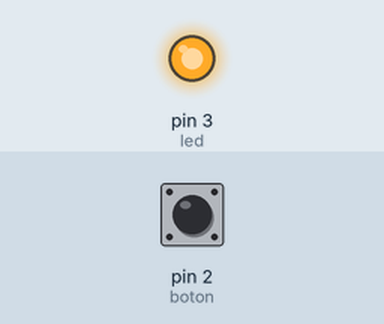
A sketch run on a simulated Arduino Uno, built with avr-gcc and run on an emulated ATmega328P. Parts: output pins drawn as LEDs (lit = HIGH). The inputs (shaded band) are chosen by the test bench; at power-on: pin 2 (boton) LOW.

Above: at 1.2 s.
1.3 s: pin 2 (boton) pulled HIGH for 0.15 s
At 1.37 s:
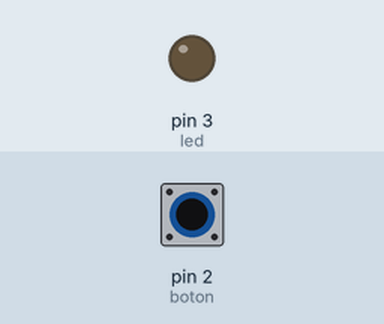
2.9 s: pin 2 (boton) pulled HIGH for 3.2 s
At 6.9 s:
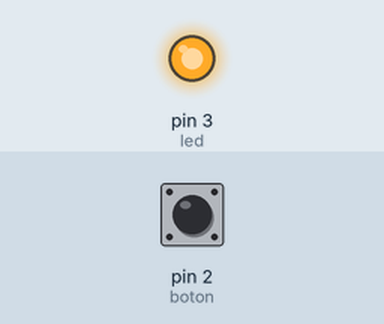
Timing chart, 0 to 8.4 s (numbered marks = the images above; inputs shaded):
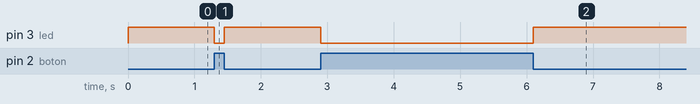

The sketch:

Codigo.ino
```cpp
int boton = 2;
int led = 3;

void setup() {
  pinMode(boton, INPUT);
  pinMode(led, OUTPUT);
}

void loop() {
  if (digitalRead(boton) == HIGH){
    digitalWrite(led,LOW);
  }else{
    digitalWrite(led,HIGH);
  }
}
```

Measured:
- after the input at 1.3 s, pin 3 (led): HIGH → LOW at once, → HIGH 0.15 s later
- after the input at 2.9 s, pin 3 (led): HIGH → LOW at once, → HIGH 3.2 s later
